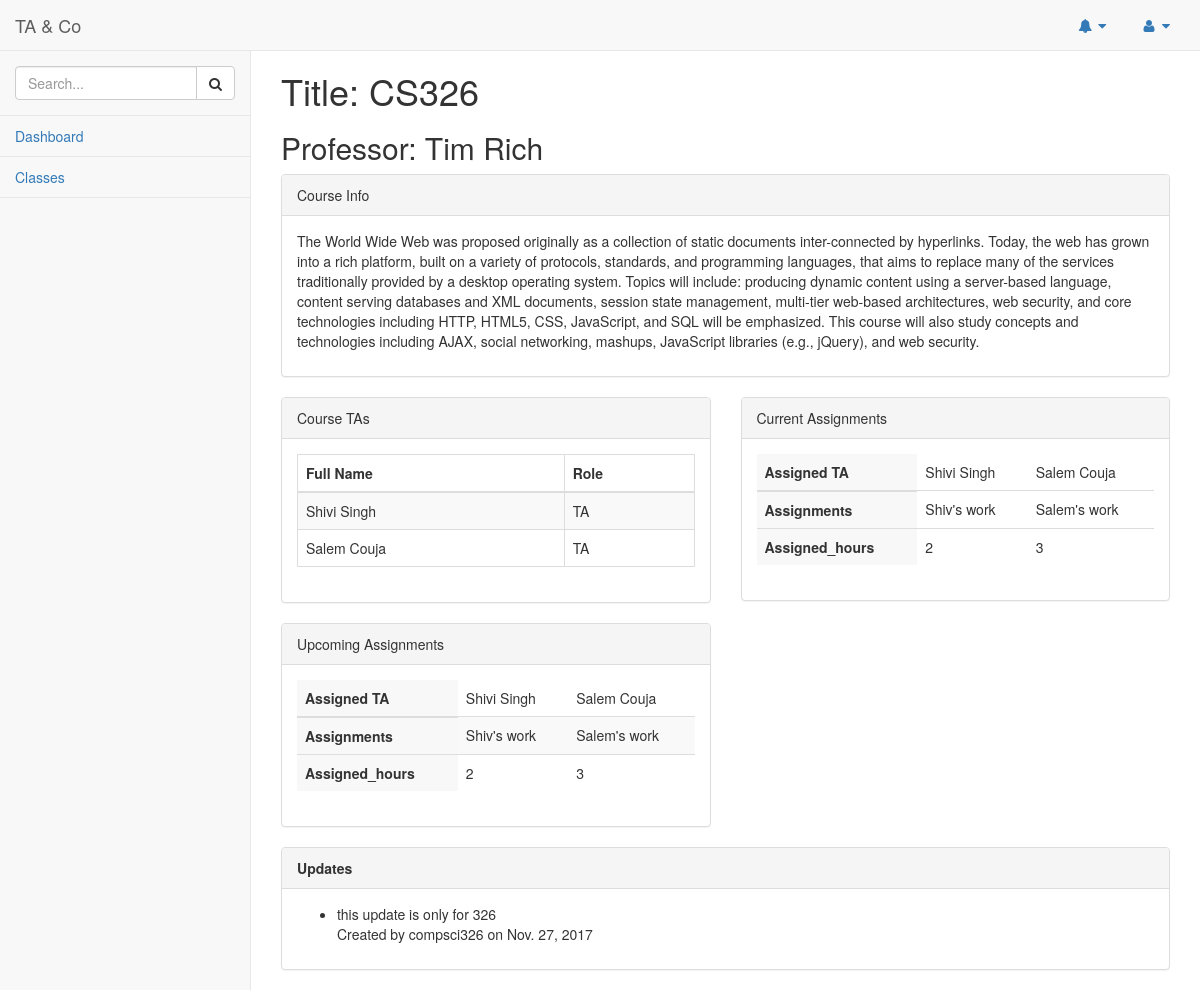
Screenshot of /taco/course/541102839b0f487e8e729b002011534c (signed in) with the database file from the repository.
### taco/models.py (models this page shows, shortened)
class Course(models.Model):
	cid = models.UUIDField(primary_key=True, default=uuid.uuid4, help_text="Unique ID for the Course")
	cname = models.CharField(max_length=200, help_text="Enter Course Name")
	cdescription=models.TextField(max_length=1000, help_text="Enter a brief description of the course")
	professor=models.ForeignKey('Professor', on_delete=models.SET_NULL, null=True)
	ta=models.ManyToManyField(Ta, help_text="Select a TA for this course")
	def get_assignments(self):
		return Assignment.objects.filter(cid = self.cid).all()

class Professor(models.Model):
	pid = models.UUIDField(primary_key=True, default=uuid.uuid4, help_text="Unique ID for the Professor")
	pname = models.CharField(max_length=200, help_text="Enter Professor's Name")
	def __str__(self):
		return '%s' % (self.pname)

class Ta(models.Model):
	tid = models.UUIDField(primary_key=True, default=uuid.uuid4, help_text="Unique ID for the TA")
	full_name = models.CharField(max_length=200, help_text="Enter Full Name")

class Assignment(models.Model):
	aid = models.UUIDField(primary_key=True, default=uuid.uuid4, help_text="Unique ID for the Assignment")
	cid = models.ForeignKey('Course', on_delete=models.SET_NULL, null=True)
	aname = models.CharField(max_length=200, help_text="Enter a name for the Assignment")
	assigned_hours = models.IntegerField(default=0, help_text="number of assigned hours")
	tid = models.ForeignKey('TA', on_delete=models.SET_NULL, null=True)

class Update(models.Model):
    comment = models.TextField(blank=True, null=True)
    user = models.ForeignKey(User, default=1)
    date = models.DateField(default=date.today)
    class Meta:
        abstract = True

class CourseUpdate(Update):
    course = models.ForeignKey(Course)

### taco/views.py (the view)
# urls.py: url(r'^course/(?P<pk>[A-Za-z0-9-]+)$', views.CourseDetailView.as_view(), name='course-detail'),
class CourseDetailView(LoginRequiredMixin, generic.DetailView):
    model = Course

### taco/templatetags/auth_extra.py (called while the page is built)
@register.filter(name='has_group')
def has_group(user, group_name):
    group = Group.objects.get(name=group_name)
    return True if group in user.groups.all() else False

### taco/templates/taco/course_detail.html (shortened to what this page needs)
{% extends "base_generic.html" %}
{% load auth_extra %}
{% block content %}
  <div class="col-lg-12">
      <div class="row">
          <div class="col-lg-12">
              <h1> Title: {{course.cname}}</h1>
              <h2> Professor: {{course.professor}} </h2>
          </div>
      </div>
<div class="row">
      <div class="col-lg-12">
          <div class="panel panel-default">
              <div class="panel-heading">
                  Course Info
              </div>
              <div class="panel-body">
                  <p>
                    {{course.cdescription}}
                  </p>
              </div>
          </div>
      </div>
</div>
      <div class="row">
          <div class="col-lg-6">
              <div class="panel panel-default">
                  <div class="panel-heading">
                     Course TAs
                  </div>
                  <div class="panel-body">
                      <div class="table-responsive">
                          <table class="table table-striped table-bordered table-hover">
                              <thead>
                                  <tr>
                                      <th>Full Name</th>
                                      <th>Role</th>
                                  </tr>
                              </thead>
                              <tbody>
                                  {% for ta in course.ta.all %}
                                  <tr>
                                      <td>{{ ta.full_name }}</td>
                                      <td>TA</td>
                                  </tr>
                                  {% endfor %}
                              </tbody>
                          </table>
                      </div>
                  </div>
              </div>
          </div>
          <div class="col-lg-6">
              <div class="panel panel-default">
                  <div class="panel-heading">
                    Current Assignments
                  </div>
                  <div class="panel-body">
                      <div class="table-responsive">
                          <table id="current-assignment-table" class="table">
                              <thead>
                                  <tr>
                                    <th bgcolor="#f8f8f8">Assigned TA</th>
                                    {% for ta in course.ta.all %}
                                      <td>{{ ta.full_name }}</td>
                                      {% endfor %}
                                  </tr>
                              </thead>
                              <tbody>
                                  <tr>
                                      <th bgcolor="#f8f8f8">Assignments</th>
                                      {% for assignment in course.get_assignments %}
                                        {% for ta in course.ta.all %}
                                            {% if ta.tid == assignment.tid.tid %}
                                                <td> {{assignment.aname}}</td>
                                            {% endif%}
                                        {% endfor %}
                                      {% endfor %}
                                  </tr>
                                  <tr>
                                      <th bgcolor="#f8f8f8">Assigned_hours</th>
                                      {% for assignment in course.get_assignments %}
                                        {% for ta in course.ta.all %}
                                            {% if ta.tid == assignment.tid.tid %}
                                                <td> {{assignment.assigned_hours}}</td>
                                            {% endif%}
                                        {% endfor %}
                                      {% endfor %}
                                  </tr>
                              </tbody>
                          </table>
                      </div>
                  </div>
              </div>
          </div>
      </div>
      <div class="row">
          <div class="col-lg-6">
              <div class="panel panel-default">
                  <div class="panel-heading">
                    Upcoming Assignments</div>
                  <div class="panel-body">
                      <div class="table-responsive">
                          <table class="table table-striped">
                              <thead>
                                  <tr>
                                    <th bgcolor="#f8f8f8">Assigned TA</th>
                                    {% for ta in course.ta.all %}
                                      <td colspan="1">{{ ta.full_name }}</td>
                                      {% endfor %}
                                  </tr>
                              </thead>
                              <tbody>
                                 <tr>
                                      <th bgcolor="#f8f8f8">Assignments</th>
                                      {% for assignment in course.get_assignments %}
                                        {% for ta in course.ta.all %}
                                            {% if ta.tid == assignment.tid.tid %}
                                                <td> {{assignment.aname}}</td>
                                            {% endif%}
                                        {% endfor %}
                                      {% endfor %}
                                  </tr>
                                  <tr>
                                      <th bgcolor="#f8f8f8">Assigned_hours</th>
                                      {% for assignment in course.get_assignments %}
                                        {% for ta in course.ta.all %}
                                            {% if ta.tid == assignment.tid.tid %}
                                                <td> {{assignment.assigned_hours}}</td>
                                            {% endif%}
                                        {% endfor %}
                                      {% endfor %}
                                  </tr>
                              </tbody>
                          </table>
                      </div>
                  </div>
              </div>
          </div>
          </div>
              <div class="row">
          <div class="col-lg-12">
              <div class="panel panel-default">
                  <div class="panel-heading"><b>Updates</b></div>
                  <div class="panel-body">
                                  <ul>
                                    {% for update in course.courseupdate_set.all %}
                                      <li>
                                        <p>{{ update.comment }}<br>Created by {{ update.user }} on {{ update.date }}</p>
                                      </li>
                                    {% endfor %}
                                  </ul>
                  </div>
              </div>
          </div>
      </div>
      </div>
  </div>
{% endblock %}

### rows the page displays
Course: cname "CS326", professor "Tim Rich", cdescription "The World Wide Web was proposed originally as a collection of static documents inter-connected by hyperlinks. Today, the web has grown into a rich platform, built on a variety of protocols, standards, and programming languages, that aims to replace many of the services traditionally provided by a desktop operating system. Topics will include: producing dynamic content using a server-based language, content serving databases and XML documents, session state management, multi-tier web-based architectures, web security, and core technologies including HTTP, HTML5, CSS, JavaScript, and SQL will be emphasized. This course will also study concepts and technologies including AJAX, social…"
Ta: full_name "Shivi Singh"
Ta: full_name "Salem Couja"
Assignment: aname "Shiv's work", assigned_hours "2"
Assignment: aname "Salem's work", assigned_hours "3"
CourseUpdate: comment "this update is only for 326", user "compsci326", date "Nov. 27, 2017"
